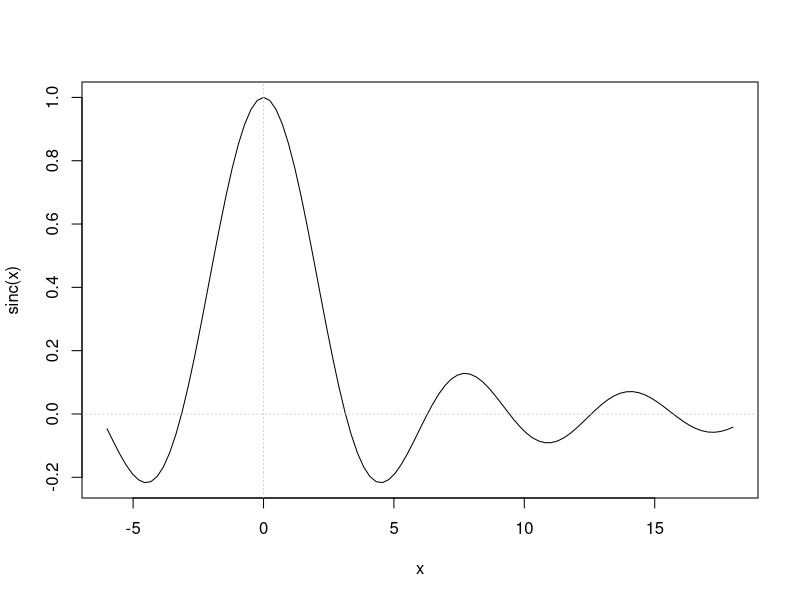

Here is the R script that generated this plot: (Note: this script raises an error after producing the figure.)
require(utils) # for str

## some platforms hit zero exactly on the first step:
## if so the estimated precision is 2/3.
f <- function (x, a) x - a
str(xmin <- uniroot(f, c(0, 1), tol = 0.0001, a = 1/3))

## handheld calculator example: fixed point of cos(.):
uniroot(function(x) cos(x) - x, lower = -pi, upper = pi, tol = 1e-9)$root

str(uniroot(function(x) x*(x^2-1) + .5, lower = -2, upper = 2,
            tol = 0.0001))
str(uniroot(function(x) x*(x^2-1) + .5, lower = -2, upper = 2,
            tol = 1e-10))

## Find the smallest value x for which exp(x) &gt; 0 (numerically):
r <- uniroot(function(x) 1e80*exp(x) - 1e-300, c(-1000, 0), tol = 1e-15)
str(r, digits.d = 15) # around -745, depending on the platform.

exp(r$root)     # = 0, but not for r$root * 0.999...
minexp <- r$root * (1 - 10*.Machine$double.eps)
exp(minexp)     # typically denormalized


##--- uniroot() with new interval extension + checking features: --------------

f1 <- function(x) (121 - x^2)/(x^2+1)
f2 <- function(x) exp(-x)*(x - 12)

try(uniroot(f1, c(0,10)))
try(uniroot(f2, c(0, 2)))
##--&gt; error: f() .. end points not of opposite sign

## where as  'extendInt="yes"'  simply first enlarges the search interval:
u1 <- uniroot(f1, c(0,10),extendInt="yes", trace=1)
u2 <- uniroot(f2, c(0,2), extendInt="yes", trace=2)
stopifnot(all.equal(u1$root, 11, tolerance = 1e-5),
          all.equal(u2$root, 12, tolerance = 6e-6))

## The *danger* of interval extension:
## No way to find a zero of a positive function, but
## numerically, f(-|M|) becomes zero :
u3 <- uniroot(exp, c(0,2), extendInt="yes", trace=TRUE)

## Nonsense example (must give an error):
tools::assertCondition( uniroot(function(x) 1, 0:1, extendInt="yes"),
                       "error", verbose=TRUE)

## Convergence checking :
sinc <- function(x) ifelse(x == 0, 1, sin(x)/x)
curve(sinc, -6,18); abline(h=0,v=0, lty=3, col=adjustcolor("gray", 0.8))

uniroot(sinc, c(0,5), extendInt="yes", maxiter=4) #-&gt; "just" a warning


## now with  check.conv=TRUE, must signal a convergence error :

uniroot(sinc, c(0,5), extendInt="yes", maxiter=4, check.conv=TRUE)


### Weibull cumulative hazard (example origin, Ravi Varadhan):
cumhaz <- function(t, a, b) b * (t/b)^a
froot <- function(x, u, a, b) cumhaz(x, a, b) - u

n <- 1000
u <- -log(runif(n))
a <- 1/2
b <- 1
## Find failure times
ru <- sapply(u, function(x)
   uniroot(froot, u=x, a=a, b=b, interval= c(1.e-14, 1e04),
           extendInt="yes")$root)
ru2 <- sapply(u, function(x)
   uniroot(froot, u=x, a=a, b=b, interval= c(0.01,  10),
           extendInt="yes")$root)
stopifnot(all.equal(ru, ru2, tolerance = 6e-6))

r1 <- uniroot(froot, u= 0.99, a=a, b=b, interval= c(0.01, 10),
             extendInt="up")
stopifnot(all.equal(0.99, cumhaz(r1$root, a=a, b=b)))

## An error if 'extendInt' assumes "wrong zero-crossing direction":

uniroot(froot, u= 0.99, a=a, b=b, interval= c(0.1, 10), extendInt="down")

